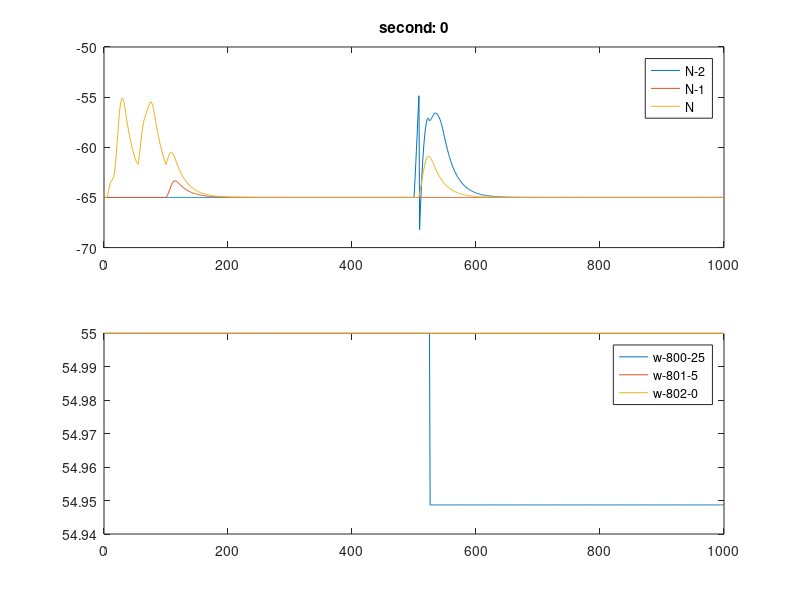

Reproduce this figure in MATLAB.
%% VOLUMENETWORK - A network for learning spatio-temporal volumes
% Based around the idea that temporal information plays a critical role in
% learning real world signals this network models conduction delays between
% neurons and will form synapses essentially sampling for useful places. 

% Features
%   - 
%


% Often tweaked parameters
N_inp = 1000;
N_out = 5;
N = N_inp + N_out;
sim_time_sec = 1;
delay_max = 20;
num_connections = 3;
w_init = 55;
w_max = 100;
syn_mean_thresh = w_init / 2;

assert(w_init > syn_mean_thresh, 'SS will interfere');
assert(w_init < w_max, 'Careful synaptic scaling will limit weights');

% Constants and conversions
ms_per_sec = 1000;

% Neuron parameters
v_rest = -65;
v_reset = -70;
v_thres = -55;
neuron_tau = 20;
v = v_rest * ones(N, 1); 
w = ones(N, num_connections) * w_init;

% Synpatic links 
% Post is who is postsynaptic from a pre. N x M, M is number of connections
post = ones(N, num_connections) * N; 
post(700, 1) = N-1; %TODO - Create actual connectivity, this is just a demo
post(800:804, :) = N-2;

% Synapse dynamics parameters
g = zeros(N, 1);
sigma_max = 7;
sigma_min = 2;  % TODO where did i get all these variables from...
sigma = rand(N, 1) * (sigma_max - sigma_min) + sigma_min;
delays = ceil(rand(N, num_connections) * delay_max);
last_spike_time = zeros(N, 1) * -Inf;

% STDP variables
taupre = 20;
taupost = 20;
Apre = 0.1;
Apost = -0.12;
STDPdecaypre = exp(-1/taupre);
STDPdecaypost = exp(-1/taupost);
% dApre/post represent the activity pre/post synaptically, dApre needs to
% be [N x conn] as each connection can have different activity, post is
% always per neuron so doesn't need to differentiate between connections.
dApre = zeros(N, num_connections);
dApost = zeros(N, 1);
active_spikes = cell(delay_max, 1);  % To track when spikes arrive
active_idx = 1;
% TODO - later this is where I would put the pre variable

% Info logging variables
spike_arrival_trace = [];
vt = zeros(N, ms_per_sec);
vt(:, 1) = v;
debug = [];

%% DATA
inp = [50, 100, 200, 500, 700, 800, 801, 802, 803, 804];
ts = [5, 7, 50, 55, 100, 525, 505, 500, 500, 500];

%% Main computation loop
for sec = 1 : sim_time_sec
    for ms = 1 : ms_per_sec
        time = (sec - 1) * ms_per_sec + ms;  
        
        %% Calculate input to neurons at this time step
        Iapp = zeros(N, 1);
        t0 = time - last_spike_time;
        t0negu = t0 - delays;
        scale = 1 ./ (sigma * sqrt(2 * pi));
        g = scale .* exp((-1/2) .* ((t0negu) ./ sigma) .^2 );
        g(isnan(g)) = 0;
        gaussian_values = w .* g;
      
        % Collect input for each neuron based on synapses facing them
        [to_neurons, ~, to_neurons_idx] = unique(post);
        Iapp(to_neurons) = accumarray(to_neurons_idx, gaussian_values(:));
        
        debug = [debug; mean(w(800, :)), mean(w(801, 1)), mean(w(802, 1))];
        if time == 2110
           disp(''); 
        end
        
        %% Update STDP
        incoming = active_spikes{active_idx}; % Get spikes arriving now
        if ~isempty(incoming)
            active_spikes{active_idx} = [];
            incoming_idxs = sub2ind(size(dApre), incoming(:, 1), incoming(:,2));

            dApre(incoming_idxs) = dApre(incoming_idxs) + Apre;

             for spike = 1 : length(incoming_idxs)
                from_neuron = incoming(spike, 1);
                to_neuron = post(from_neuron);
                conn = incoming(spike, 2);
                
                % Just recieved input at post synaptic (meaning pre-fired
                % and post potentially hasn't/wont), decrease weight
                %w(from_neuron, conn) = w(from_neuron, conn) + dApost(from_neuron, conn);
                
                % TODO - remove below, instantaneous application
                %v(to_neuron) = v(to_neuron) + w(from_neuron); % TODO - conductance based?
            end
    %         
    %         Log spike arrivals for plotting later
    %         spike_arrival_trace = [spike_arrival_trace; 
    %                                time*ones(length(incoming),1), incoming];
        end

        
        %% Update membrane voltages
        v = v + (v_rest + Iapp - v) / neuron_tau;
        vt(:, ms) = v;
        
        %% Deal with neurons that just spiked
        fired = [find(v >=v_thres); inp(ts == time)'];
        last_spike_time(fired) = time;  % Used in synapse dynamics
        
        for spike = 1 : length(fired)
            neuron = fired(spike);
            v(neuron) = v_reset;
            
            % If you spike, all your workers weights go up by how active
            % they have been and all your weights go down by how active
            % your bosses have been. 
            
            % Post synaptic neuron (this one) has fired, thus we need to go
            % back and reinforce w on any pre-synaptics
            % TODO - can be more efficient, define a 'pre' cell array
            presynaptic_idxs = find(post == neuron);    
            w(presynaptic_idxs) = w(presynaptic_idxs) + dApre(presynaptic_idxs);
            
            % Also weaken this neurons connections to its posts and they
            % have not/might not spike in response to this action
            %postsynaptic_idxs = sub2ind(size(dApost), post(neuron, :), 1:num_connections);
            w(neuron, :) = w(neuron, :) + dApost(post(neuron, :))'; %dApost(postsynaptic_idxs);
            
            dApost(neuron) = dApost(neuron) + Apost;
            
            if neuron == 800
                disp('');
            end
            
            for connection = 1:num_connections
                % Keep track of when this spike will arrive at each
                % postsynaptic neuron and through which connection.
                delay = delays(connection);
                arrival_offset = mod(active_idx + delay - 1, delay_max) + 1;
                active_spikes{arrival_offset} = [active_spikes{arrival_offset}; neuron, connection];
            end
        end
        
        %% Update STDP variables
        dApre = dApre * STDPdecaypre;
        dApost = dApost * STDPdecaypost;
        active_idx = mod(active_idx, delay_max) + 1;
        
        %% Apply synaptic scaling (SS) and weight bounding
        w_mean = mean(w(:));
        % TODO - Only bounds against depression, should also bound above
        if w_mean < syn_mean_thresh
            w = w .* (syn_mean_thresh / w_mean);
        end
        
        % Limit w to between [0, w_max]
        w(1:N_inp, :) = max(0, min(w_max, w(1:N_inp,:))); 
        
    end
    
    %% Plot results from this second of processing
    subplot(2, 1, 1);
    plot(1:ms_per_sec, vt(N-2: end, :));
    title(sprintf('second: %d', sec-1));
    %axis([500 600 -Inf Inf]);
    legend({'N-2','N-1','N'});
    drawnow;
    
    % Plot STDP params to validate testing
    subplot(2, 1, 2);
    plot(debug);
    %axis([500 600 55 55.2]);
    legend({'w-800-25', 'w-801-5', 'w-802-0'});
    
    
    %% Reset second facilitating variables
    spike_times_trace = [];
    spike_arrival_trace = [];
    vt = zeros(N, ms_per_sec);
    vt(:, 1) = v;
    
    fprintf('Second: %d\n', sec);
end